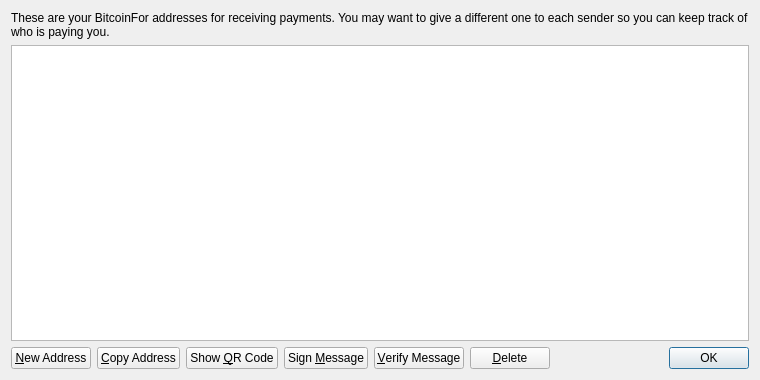
<?xml version="1.0" encoding="UTF-8"?>
<ui version="4.0">
 <class>AddressBookPage</class>
 <widget class="QWidget" name="AddressBookPage">
  <property name="geometry">
   <rect>
    <x>0</x>
    <y>0</y>
    <width>760</width>
    <height>380</height>
   </rect>
  </property>
  <property name="windowTitle">
   <string>Address Book</string>
  </property>
  <layout class="QVBoxLayout" name="verticalLayout">
   <item>
    <widget class="QLabel" name="labelExplanation">
     <property name="text">
      <string>These are your BitcoinFor addresses for receiving payments. You may want to give a different one to each sender so you can keep track of who is paying you.</string>
     </property>
     <property name="textFormat">
      <enum>Qt::PlainText</enum>
     </property>
     <property name="wordWrap">
      <bool>true</bool>
     </property>
    </widget>
   </item>
   <item>
    <widget class="QTableView" name="tableView">
     <property name="contextMenuPolicy">
      <enum>Qt::CustomContextMenu</enum>
     </property>
     <property name="toolTip">
      <string>Double-click to edit address or label</string>
     </property>
     <property name="tabKeyNavigation">
      <bool>false</bool>
     </property>
     <property name="alternatingRowColors">
      <bool>true</bool>
     </property>
     <property name="selectionMode">
      <enum>QAbstractItemView::SingleSelection</enum>
     </property>
     <property name="selectionBehavior">
      <enum>QAbstractItemView::SelectRows</enum>
     </property>
     <property name="sortingEnabled">
      <bool>true</bool>
     </property>
     <attribute name="verticalHeaderVisible">
      <bool>false</bool>
     </attribute>
    </widget>
   </item>
   <item>
    <layout class="QHBoxLayout" name="horizontalLayout">
     <item>
      <widget class="QPushButton" name="newAddressButton">
       <property name="toolTip">
        <string>Create a new address</string>
       </property>
       <property name="text">
        <string>&amp;New Address</string>
       </property>
       <property name="icon">
        <iconset resource="../bitcoin.qrc">
         <normaloff>:/icons/add</normaloff>:/icons/add</iconset>
       </property>
      </widget>
     </item>
     <item>
      <widget class="QPushButton" name="copyToClipboard">
       <property name="toolTip">
        <string>Copy the currently selected address to the system clipboard</string>
       </property>
       <property name="text">
        <string>&amp;Copy Address</string>
       </property>
       <property name="icon">
        <iconset resource="../bitcoin.qrc">
         <normaloff>:/icons/editcopy</normaloff>:/icons/editcopy</iconset>
       </property>
      </widget>
     </item>
     <item>
      <widget class="QPushButton" name="showQRCode">
       <property name="text">
        <string>Show &amp;QR Code</string>
       </property>
       <property name="icon">
        <iconset resource="../bitcoin.qrc">
         <normaloff>:/icons/qrcode</normaloff>:/icons/qrcode</iconset>
       </property>
      </widget>
     </item>
     <item>
      <widget class="QPushButton" name="signMessage">
       <property name="toolTip">
        <string>Sign a message to prove you own a BitcoinFor address</string>
       </property>
       <property name="text">
        <string>Sign &amp;Message</string>
       </property>
       <property name="icon">
        <iconset resource="../bitcoin.qrc">
         <normaloff>:/icons/edit</normaloff>:/icons/edit</iconset>
       </property>
      </widget>
     </item>
     <item>
      <widget class="QPushButton" name="verifyMessage">
       <property name="toolTip">
        <string>Verify a message to ensure it was signed with a specified BitcoinFor address</string>
       </property>
       <property name="text">
        <string>&amp;Verify Message</string>
       </property>
       <property name="icon">
        <iconset resource="../bitcoin.qrc">
         <normaloff>:/icons/transaction_0</normaloff>:/icons/transaction_0</iconset>
       </property>
      </widget>
     </item>
     <item>
      <widget class="QPushButton" name="deleteButton">
       <property name="toolTip">
        <string>Delete the currently selected address from the list</string>
       </property>
       <property name="text">
        <string>&amp;Delete</string>
       </property>
       <property name="icon">
        <iconset resource="../bitcoin.qrc">
         <normaloff>:/icons/remove</normaloff>:/icons/remove</iconset>
       </property>
      </widget>
     </item>
     <item>
      <spacer name="horizontalSpacer">
       <property name="orientation">
        <enum>Qt::Horizontal</enum>
       </property>
       <property name="sizeHint" stdset="0">
        <size>
         <width>40</width>
         <height>20</height>
        </size>
       </property>
      </spacer>
     </item>
     <item>
      <widget class="QDialogButtonBox" name="buttonBox">
       <property name="sizePolicy">
        <sizepolicy hsizetype="Maximum" vsizetype="Fixed">
         <horstretch>0</horstretch>
         <verstretch>0</verstretch>
        </sizepolicy>
       </property>
       <property name="standardButtons">
        <set>QDialogButtonBox::Ok</set>
       </property>
      </widget>
     </item>
    </layout>
   </item>
  </layout>
 </widget>
 <resources>
  <include location="../bitcoin.qrc"/>
 </resources>
 <connections/>
</ui>
